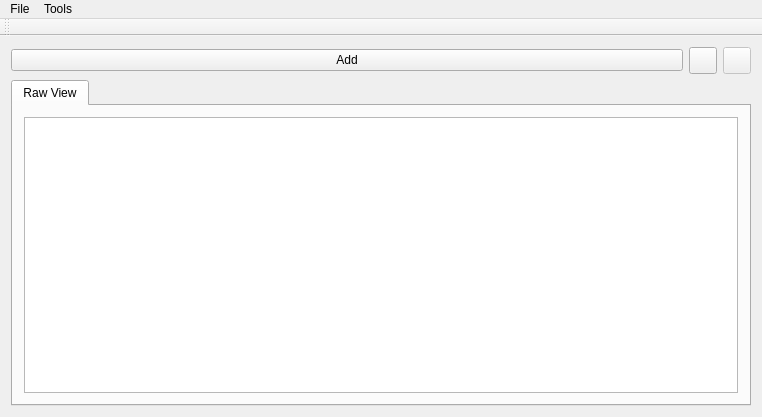
<?xml version="1.0" encoding="UTF-8"?>
<ui version="4.0">
 <class>LooseChangePresenter</class>
 <widget class="QMainWindow" name="LooseChangePresenter">
  <property name="geometry">
   <rect>
    <x>0</x>
    <y>0</y>
    <width>762</width>
    <height>417</height>
   </rect>
  </property>
  <property name="windowTitle">
   <string>LooseChangePresenter</string>
  </property>
  <widget class="QWidget" name="centralWidget">
   <layout class="QVBoxLayout" name="verticalLayout_3">
    <item>
     <layout class="QHBoxLayout" name="horizontalLayout">
      <item>
       <widget class="QPushButton" name="pushButton">
        <property name="text">
         <string>Add</string>
        </property>
        <property name="icon">
         <iconset>
          <normaloff>Icons/AddIcon.png</normaloff>Icons/AddIcon.png</iconset>
        </property>
       </widget>
      </item>
      <item>
       <widget class="QToolButton" name="toolButtonOpen">
        <property name="text">
         <string notr="true"/>
        </property>
        <property name="icon">
         <iconset>
          <normaloff>Icons/OpenIcon.png</normaloff>Icons/OpenIcon.png</iconset>
        </property>
        <property name="iconSize">
         <size>
          <width>20</width>
          <height>20</height>
         </size>
        </property>
       </widget>
      </item>
      <item>
       <widget class="QToolButton" name="toolButtonSave">
        <property name="enabled">
         <bool>false</bool>
        </property>
        <property name="text">
         <string notr="true"/>
        </property>
        <property name="icon">
         <iconset>
          <normaloff>Icons/SaveIcon.png</normaloff>Icons/SaveIcon.png</iconset>
        </property>
        <property name="iconSize">
         <size>
          <width>20</width>
          <height>20</height>
         </size>
        </property>
       </widget>
      </item>
     </layout>
    </item>
    <item>
     <widget class="QTabWidget" name="tabWidget">
      <property name="tabPosition">
       <enum>QTabWidget::North</enum>
      </property>
      <property name="currentIndex">
       <number>0</number>
      </property>
      <property name="movable">
       <bool>false</bool>
      </property>
      <property name="tabBarAutoHide">
       <bool>false</bool>
      </property>
      <widget class="QWidget" name="tabRawView">
       <attribute name="title">
        <string>Raw View</string>
       </attribute>
       <layout class="QGridLayout" name="gridLayout">
        <item row="0" column="0">
         <widget class="QTableView" name="tableViewRawView"/>
        </item>
       </layout>
      </widget>
     </widget>
    </item>
   </layout>
  </widget>
  <widget class="QToolBar" name="mainToolBar">
   <property name="contextMenuPolicy">
    <enum>Qt::PreventContextMenu</enum>
   </property>
   <property name="movable">
    <bool>true</bool>
   </property>
   <attribute name="toolBarArea">
    <enum>TopToolBarArea</enum>
   </attribute>
   <attribute name="toolBarBreak">
    <bool>false</bool>
   </attribute>
  </widget>
  <widget class="QMenuBar" name="menuBar">
   <property name="enabled">
    <bool>true</bool>
   </property>
   <property name="geometry">
    <rect>
     <x>0</x>
     <y>0</y>
     <width>762</width>
     <height>19</height>
    </rect>
   </property>
   <widget class="QMenu" name="menuFile">
    <property name="title">
     <string>File</string>
    </property>
    <addaction name="actionOpen"/>
    <addaction name="actionSave"/>
    <addaction name="separator"/>
    <addaction name="actionE_xit"/>
   </widget>
   <widget class="QMenu" name="menuTools">
    <property name="title">
     <string>Tools</string>
    </property>
    <addaction name="actionEdit_Categories"/>
   </widget>
   <addaction name="menuFile"/>
   <addaction name="menuTools"/>
  </widget>
  <action name="actionOpen">
   <property name="icon">
    <iconset>
     <normaloff>../Icons/OpenIcon.png</normaloff>../Icons/OpenIcon.png</iconset>
   </property>
   <property name="text">
    <string>&amp;Open</string>
   </property>
   <property name="shortcut">
    <string>Ctrl+O</string>
   </property>
  </action>
  <action name="actionSave">
   <property name="icon">
    <iconset>
     <normaloff>../Icons/SaveIcon.png</normaloff>../Icons/SaveIcon.png</iconset>
   </property>
   <property name="text">
    <string>&amp;Save</string>
   </property>
   <property name="shortcut">
    <string>Ctrl+S</string>
   </property>
  </action>
  <action name="actionEdit_Categories">
   <property name="text">
    <string>&amp;Edit Categories</string>
   </property>
  </action>
  <action name="actionE_xit">
   <property name="text">
    <string>E&amp;xit</string>
   </property>
   <property name="shortcut">
    <string>Ctrl+Q</string>
   </property>
  </action>
 </widget>
 <layoutdefault spacing="6" margin="11"/>
 <resources/>
 <connections/>
</ui>
